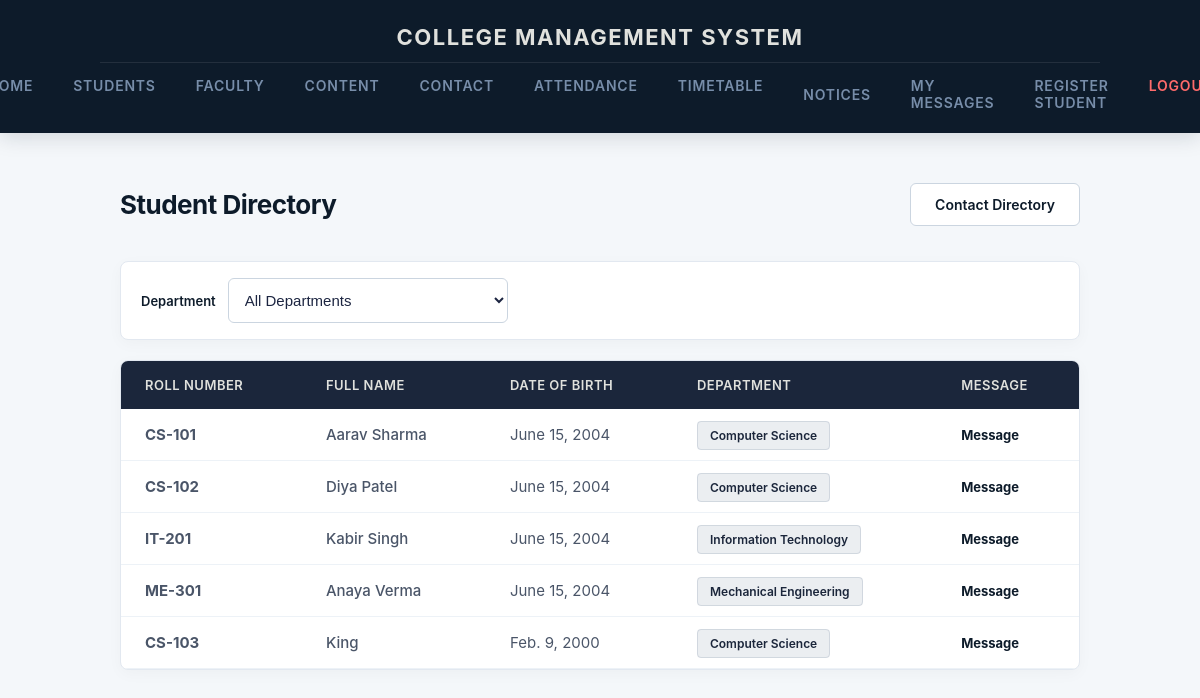
Screenshot of /students/ (signed in) with the database file from the repository.
### cms/models.py (models this page shows, shortened)
class Student(models.Model):
    name = models.CharField(max_length=100)
    DOB = models.DateField()
    roll_no = models.CharField(max_length=100, unique=True)
    department = models.ForeignKey(Department, on_delete=models.CASCADE)
    semester = models.CharField(max_length=20, blank=True, default='')
    password = models.CharField(max_length=100)

class Department(models.Model):
    name = models.CharField(max_length=100)

### cms/views.py (the view)
# urls.py: path('students/', views.manage_students, name='staff_students'),
@student_login_required
def students(request):
    dept_id = request.GET.get('department')
    qs = Student.objects.select_related('department').all()
    qs = _apply_department_filter(qs, dept_id)
    departments = Department.objects.all()
    return render(request, 'list.html', {
        'students': qs,
        'departments': departments,
        'selected_department': dept_id or '',
    })

### admin_dashboard/context_processors.py (called while the page is built)
def sidebar_links(request):
    return {
        'admin_nav':
            [
                {'name': 'Dashboard', 'url': 'staff_dashboard', 'icon': '📊'},
                {'name': 'Students', 'url': 'staff_students', 'icon': '🎓'},
                {'name': 'Faculty', 'url': 'staff_faculty', 'icon': '💼'},
                {'name': 'Attendance', 'url': 'staff_attendance', 'icon': '✅'},
                {'name': 'Messages', 'url': 'staff_messages', 'icon': '✉️'},
            ]
    }

### cms/context_processors.py (called while the page is built)
def student_nav_context(request):
    student_id = request.session.get('student_id')
    if not student_id:
        return {}
    from .models import Student
    try:
        student = Student.objects.select_related('department').get(id=student_id)
    except Student.DoesNotExist:
        return {}
    notices_qs = Notice.objects.filter(
        Q(department__isnull=True) | Q(department=student.department),
        Q(semester='') | Q(semester=student.semester),
    )
    unread_notice_count = notices_qs.exclude(reads__student=student).count()
    return {
        'nav_student': student,
        'unread_notice_count': unread_notice_count,
    }

### cms/views.py (called while the page is built)
def _apply_department_filter(qs, dept_id, field_name='department_id'):
    if dept_id:
        return qs.filter(**{field_name: dept_id})
    return qs

def student_login_required(view_func):
    @wraps(view_func)
    def _wrapped_view(request, *args, **kwargs):
        if 'student_id' not in request.session:
            return redirect('login')
        return view_func(request, *args, **kwargs)
    return _wrapped_view

### cms/templates/list.html (shortened to what this page needs)
{% extends 'index.html' %}
{% block main_content %}
<div class="cms-module-header">
    <h1>Student Directory</h1>
    <a href="{% url 'contact' %}" class="cms-btn-secondary">Contact Directory</a>
</div>
<form method="get" class="cms-filter-bar">
    <label for="department">Department</label>
    <select name="department" id="department" class="cms-form-select cms-filter-select" onchange="this.form.submit()">
        <option value="">All Departments</option>
    </select>
</form>
<div class="cms-table-card">
    <table class="cms-dashboard-table">
        <thead>
            <tr>
                <th>Roll Number</th>
                <th>Full Name</th>
                <th>Date of Birth</th>
                <th>Department</th>
                <th>Message</th>
            </tr>
        </thead>
        <tbody>
            {% for student in students %}
            <tr>
                <td class="cms-roll-number">{{ student.roll_no }}</td>
                <td style="font-weight: 500;">{{ student.name }}</td>
                <td>{{ student.DOB }}</td>
                <td><span class="cms-dept-badge">{{ student.department.name }}</span></td>
                <td><a href="{% url 'message_compose' %}?type=student&student={{ student.id }}" class="cms-btn-link">Message</a></td>
            </tr>
            {% empty %}
            <tr>
                <td colspan="5" class="cms-table-empty">No student records found within the database.</td>
            </tr>
            {% endfor %}
        </tbody>
    </table>
</div>
{% endblock %}

### cms/templates/index.html (shortened to what this page needs)
{% load static %}
<!DOCTYPE html>
<html lang="en">
<head>
    <link rel="stylesheet" href="{% static 'css/style.css' %}">
</head>
<body>
    <nav class="cms-navbar">
        <div class="cms-navbar-container">
            <div class="cms-nav-tier-one">
                <a href="{% url 'index' %}" class="cms-nav-brand">College Management System</a>
            </div>
            <div class="cms-nav-tier-two">
                <div class="cms-nav-links">
                {% if request.session.student_id %}
                    <a href="{% url 'index' %}" class="cms-nav-link">Home</a>
                    <a href="{% url 'students' %}" class="cms-nav-link">Students</a>
                    <a href="{% url 'faculty_list' %}" class="cms-nav-link">Faculty</a>
                    <a href="{% url 'content_list' %}" class="cms-nav-link">Content</a>
                    <a href="{% url 'contact' %}" class="cms-nav-link">Contact</a>
                    <a href="{% url 'attendance' %}" class="cms-nav-link">Attendance</a>
                    <a href="{% url 'timetable' %}" class="cms-nav-link">Timetable</a>
                    <a href="{% url 'notices' %}" class="cms-nav-link cms-nav-notices">
                        Notices
                    </a>
                    <a href="{% url 'my_messages' %}" class="cms-nav-link">My Messages</a>
                    <a href="{% url 'addstudent' %}" class="cms-nav-link">Register Student</a>
                    <a href="{% url 'logout' %}" class="cms-nav-link cms-nav-logout">Logout</a>
                {% else %}
                    <a href="{% url 'login' %}" class="cms-nav-link">Login</a>
                    <a href="{% url 'faculty_login' %}" class="cms-nav-link">Faculty Login</a>
                    <a href="{% url 'addstudent' %}" class="cms-nav-link">Register Student</a>
                {% endif %}
                </div>
            </div>
        </div>
    </nav>
    <div class="cms-main-container">
        {% block main_content %}{% endblock %}
    </div>
</body>
</html>

### static/css/style.css (style rules this page uses)
:root { --eclipse-deep: #0D1B2A; --eclipse-navy: #1B263B; --eclipse-steel: #415A77; --eclipse-light: #778DA9; --eclipse-glow: #E0E1DD; --canvas-bg: #F4F7FA; --text-primary: #1C2541; }
body { font-family: -apple-system, BlinkMacSystemFont, "Segoe UI", Roboto, Helvetica, Arial, sans-serif; background-color: var(--canvas-bg); color: var(--text-primary); margin: 0; padding: 0; -webkit-font-smoothing: antialiased; }
.cms-navbar { background-color: var(--eclipse-deep); width: 100%; box-shadow: 0 4px 20px rgba(13, 27, 42, 0.15); }
.cms-navbar-container { max-width: 1000px; margin: 0 auto; display: flex; flex-direction: column; align-items: center; }
.cms-nav-tier-one { width: 100%; display: flex; justify-content: center; padding: 24px 0 12px 0; }
.cms-nav-brand { color: var(--eclipse-glow); font-size: 22px; font-weight: 700; text-decoration: none; letter-spacing: 1.5px; text-transform: uppercase; transition: transform 0.2s cubic-bezier(0.4, 0, 0.2, 1); }
.cms-nav-tier-two { width: 100%; display: flex; justify-content: center; border-top: 1px solid rgba(224, 225, 221, 0.1); padding: 14px 0; }
.cms-nav-links { display: flex; gap: 40px; }
.cms-nav-link { color: var(--eclipse-light); text-decoration: none; font-size: 14px; font-weight: 600; letter-spacing: 0.8px; text-transform: uppercase; padding-bottom: 6px; border-bottom: 2px solid transparent; transition: all 0.25s ease; }
.cms-main-container { max-width: 1000px; margin: 50px auto; padding: 0 20px; box-sizing: border-box; }
.cms-module-header { display: flex; justify-content: space-between; align-items: center; margin-bottom: 35px; }
.cms-module-header h1 { color: var(--eclipse-deep); margin: 0; font-size: 26px; font-weight: 700; letter-spacing: -0.5px; }
.cms-table-card { background-color: #ffffff; border-radius: 8px; box-shadow: 0 4px 15px rgba(0, 0, 0, 0.03); border: 1px solid #E2E8F0; overflow: hidden; }
.cms-dashboard-table { width: 100%; border-collapse: collapse; text-align: left; }
.cms-dashboard-table th { background-color: var(--eclipse-navy); color: var(--eclipse-glow); font-weight: 600; padding: 16px 24px; font-size: 13px; text-transform: uppercase; letter-spacing: 0.5px; }
.cms-dashboard-table td { padding: 16px 24px; border-bottom: 1px solid #EDF2F7; font-size: 15px; color: #4A5568; }
.cms-dashboard-table tbody tr { transition: background-color 0.15s ease; }
.cms-roll-number { font-weight: 700; color: var(--eclipse-deep); }
.cms-dept-badge { background-color: rgba(65, 90, 119, 0.1); color: var(--eclipse-navy); padding: 6px 12px; border-radius: 4px; font-size: 12px; font-weight: 600; border: 1px solid rgba(65, 90, 119, 0.15); }
.cms-form-input, .cms-form-select { width: 100%; padding: 12px; border: 1px solid #CBD5E0; border-radius: 6px; box-sizing: border-box; font-size: 15px; background-color: #ffffff; color: var(--text-primary); transition: all 0.2s ease; }
.cms-nav-logout { color: #ff6b6b !important; }
.cms-btn-secondary { background-color: #ffffff; color: var(--eclipse-deep); text-decoration: none; padding: 12px 24px; border-radius: 6px; font-weight: 600; font-size: 14px; border: 1px solid #CBD5E0; cursor: pointer; display: inline-block; transition: all 0.2s cubic-bezier(0.4, 0, 0.2, 1); }
.cms-nav-notices { position: relative; display: inline-flex; align-items: center; gap: 8px; }
.cms-filter-bar { display: flex; align-items: center; gap: 12px; margin-bottom: 20px; padding: 16px 20px; background: #ffffff; border: 1px solid #E2E8F0; border-radius: 8px; box-shadow: 0 4px 15px rgba(0, 0, 0, 0.03); }
.cms-filter-bar label, .cms-filter-field label { font-weight: 600; font-size: 13px; color: var(--eclipse-deep); }
.cms-filter-select { max-width: 280px; }
.cms-btn-link { color: var(--eclipse-deep); font-weight: 700; font-size: 13px; text-decoration: none; }

### rows the page displays
Student: roll_no "CS-101", name "Aarav Sharma", DOB "June 15, 2004", department.name "Computer Science"
Student: roll_no "CS-102", name "Diya Patel", DOB "June 15, 2004", department.name "Computer Science"
Student: roll_no "IT-201", name "Kabir Singh", DOB "June 15, 2004", department.name "Information Technology"
Student: roll_no "ME-301", name "Anaya Verma", DOB "June 15, 2004", department.name "Mechanical Engineering"
Student: roll_no "CS-103", name "King", DOB "Feb. 9, 2000", department.name "Computer Science"
